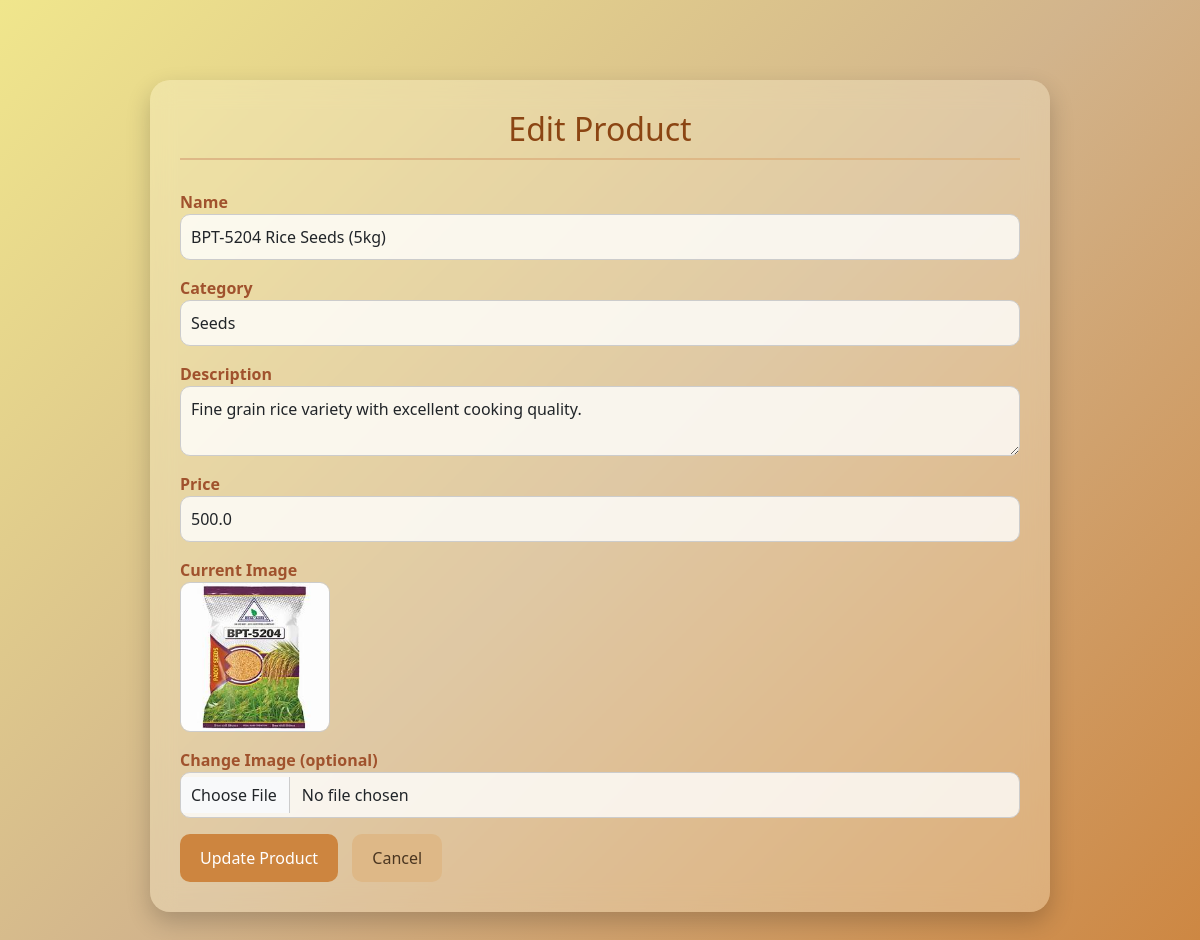
The page /admin/edit_product/2 (signed in) on the database its author committed.
### app.py (models this page shows)
class Product(db.Model):
    id = db.Column(db.Integer, primary_key=True)
    name = db.Column(db.String(100), nullable=False)
    category = db.Column(db.String(50), nullable=False)
    description = db.Column(db.Text, nullable=False)
    price = db.Column(db.Float, nullable=False)
    image_filename = db.Column(db.String(100), nullable=False)

### app.py (the view, shortened to what this page needs)
@app.route('/admin/edit_product/<int:product_id>', methods=['GET', 'POST'])
def edit_product(product_id):
    if 'admin' not in session:
        return redirect(url_for('admin_login'))
    product = Product.query.get_or_404(product_id)
    return render_template('edit_product.html', product=product)

### templates/edit_product.html (shortened to what this page needs)
<!DOCTYPE html>
<html>
<head>
    <link href="https://cdn.jsdelivr.net/npm/bootstrap@5.3.0/dist/css/bootstrap.min.css" rel="stylesheet">
</head>
<body>
<div class="container">
    <h2>Edit Product</h2>
    <form method="POST" enctype="multipart/form-data">
        <div class="mb-3">
            <label>Name</label>
            <input type="text" name="name" class="form-control" value="{{ product.name }}" required>
        </div>
        <div class="mb-3">
            <label>Category</label>
            <input type="text" name="category" class="form-control" value="{{ product.category }}" required>
        </div>
        <div class="mb-3">
            <label>Description</label>
            <textarea name="description" class="form-control" required>{{ product.description }}</textarea>
        </div>
        <div class="mb-3">
            <label>Price</label>
            <input type="number" step="0.01" name="price" class="form-control" value="{{ product.price }}" required>
        </div>
        <div class="mb-3">
            <label>Current Image</label><br>
            <img src="{{ url_for('static', filename='images/' + product.image_filename) }}" width="150">
        </div>
        <div class="mb-3">
            <label>Change Image (optional)</label>
            <input type="file" name="image" class="form-control">
        </div>
        <button type="submit" class="btn btn-success">Update Product</button>
        <a href="{{ url_for('admin_dashboard') }}" class="btn btn-secondary">Cancel</a>
    </form>
</div>
</body>
</html>

### templates/edit_product.html (style rules this page uses)
body { background: linear-gradient(135deg, #F0E68C, #D2B48C, #CD853F); font-family: 'Segoe UI', Tahoma, Geneva, Verdana, sans-serif; margin: 0; padding: 0; }
.container { width: 75%; margin: 80px auto; padding: 30px; background: rgba(255, 248, 220, 0.3); border-radius: 20px; box-shadow: 0 10px 25px rgba(0,0,0,0.2); backdrop-filter: blur(12px); -webkit-backdrop-filter: blur(12px); }
h2 { text-align: center; margin-bottom: 30px; color: #8B4513; border-bottom: 2px solid #DEB887; padding-bottom: 10px; }
label { font-weight: 600; color: #A0522D; }
.form-control { border-radius: 10px; padding: 10px; border: 1px solid #ccc; background: rgba(255,255,255,0.8); }
img { border-radius: 10px; border: 1px solid #ccc; }
.btn-success { background-color: #CD853F; border: none; border-radius: 10px; padding: 12px 20px; transition: background-color 0.3s ease; }
.btn-secondary { background-color: #DEB887; border: none; border-radius: 10px; padding: 12px 20px; margin-left: 10px; transition: background-color 0.3s ease; color: #4B3621; }

### rows shown on the page
Product: name "BPT-5204 Rice Seeds (5kg)", category "Seeds", description "Fine grain rice variety with excellent cooking quality.", price "500.0", image_filename (picture)
